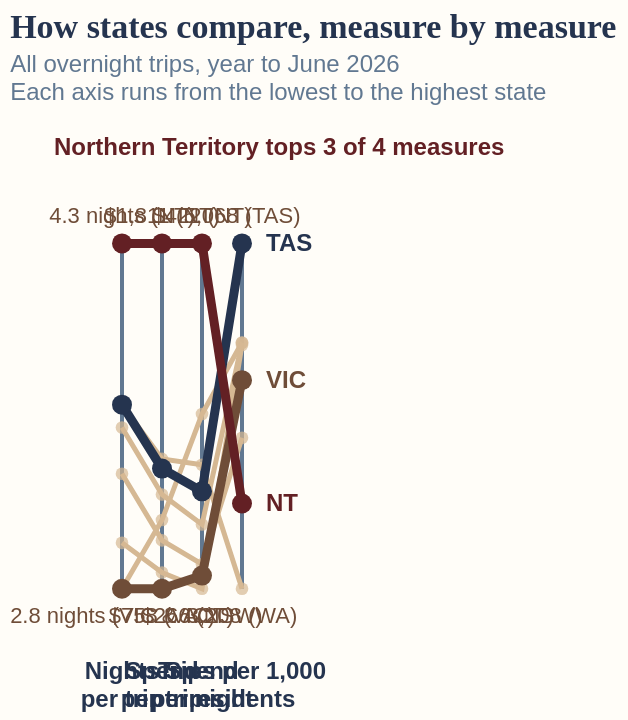

Describe this chart as a Vega-Lite specification.
### Vega-Lite specification from a JSON file in a GitHub repository (floating-point values rounded to 4 significant figures)
{"$schema": "https://vega.github.io/schema/vega-lite/v5.json", "title": {"text": "How states compare, measure by measure", "subtitle": ["All overnight trips, year to June 2026", "Each axis runs from the lowest to the highest state"]}, "width": "container", "height": 360, "autosize": {"type": "fit-x", "contains": "padding"}, "config": {"font": "\"Public Sans\", Arial, Helvetica, sans-serif", "background": "#FFFDF8", "view": {"stroke": null}, "axis": {"labelFont": "\"Public Sans\", Arial, Helvetica, sans-serif", "titleFont": "\"Public Sans\", Arial, Helvetica, sans-serif", "labelFontSize": 12, "titleFontSize": 12, "labelColor": "#25344F", "titleColor": "#25344F", "domainColor": "#617891", "tickColor": "#617891", "gridColor": "#E6DCCB"}, "legend": {"labelFont": "\"Public Sans\", Arial, Helvetica, sans-serif", "titleFont": "\"Public Sans\", Arial, Helvetica, sans-serif", "labelFontSize": 12, "titleFontSize": 12, "labelColor": "#25344F", "titleColor": "#25344F"}, "title": {"font": "Fraunces, Georgia, \"Times New Roman\", serif", "fontSize": 17, "fontWeight": "bold", "anchor": "start", "color": "#25344F", "subtitleFont": "\"Public Sans\", Arial, Helvetica, sans-serif", "subtitleFontSize": 12, "subtitleColor": "#617891", "subtitlePadding": 4, "offset": 10}}, "data": {"values": [{"abbr": "NSW", "state": "New South Wales", "label": "Nights|per trip", "measure": "Nights per trip", "scaled": 13.3, "real": "3.0 nights", "hl": 0}, {"abbr": "VIC", "state": "Victoria", "label": "Nights|per trip", "measure": "Nights per trip", "scaled": 0.0, "real": "2.8 nights", "hl": 1}, {"abbr": "QLD", "state": "Queensland", "label": "Nights|per trip", "measure": "Nights per trip", "scaled": 46.7, "real": "3.5 nights", "hl": 0}, {"abbr": "SA", "state": "South Australia", "label": "Nights|per trip", "measure": "Nights per trip", "scaled": 33.3, "real": "3.3 nights", "hl": 0}, {"abbr": "WA", "state": "Western Australia", "label": "Nights|per trip", "measure": "Nights per trip", "scaled": 53.3, "real": "3.6 nights", "hl": 0}, {"abbr": "TAS", "state": "Tasmania", "label": "Nights|per trip", "measure": "Nights per trip", "scaled": 53.3, "real": "3.6 nights", "hl": 1}, {"abbr": "NT", "state": "Northern Territory", "label": "Nights|per trip", "measure": "Nights per trip", "scaled": 100.0, "real": "4.3 nights", "hl": 1}, {"abbr": "ACT", "state": "Australian Capital Territory", "label": "Nights|per trip", "measure": "Nights per trip", "scaled": 0.0, "real": "2.8 nights", "hl": 0}, {"abbr": "NSW", "state": "New South Wales", "label": "Spend|per trip", "measure": "Spend per trip", "scaled": 4.7, "real": "$808", "hl": 0}, {"abbr": "VIC", "state": "Victoria", "label": "Spend|per trip", "measure": "Spend per trip", "scaled": 0.0, "real": "$758", "hl": 1}, {"abbr": "QLD", "state": "Queensland", "label": "Spend|per trip", "measure": "Spend per trip", "scaled": 27.3, "real": "$1,045", "hl": 0}, {"abbr": "SA", "state": "South Australia", "label": "Spend|per trip", "measure": "Spend per trip", "scaled": 14.0, "real": "$905", "hl": 0}, {"abbr": "WA", "state": "Western Australia", "label": "Spend|per trip", "measure": "Spend per trip", "scaled": 37.6, "real": "$1,154", "hl": 0}, {"abbr": "TAS", "state": "Tasmania", "label": "Spend|per trip", "measure": "Spend per trip", "scaled": 34.8, "real": "$1,124", "hl": 1}, {"abbr": "NT", "state": "Northern Territory", "label": "Spend|per trip", "measure": "Spend per trip", "scaled": 100.0, "real": "$1,811", "hl": 1}, {"abbr": "ACT", "state": "Australian Capital Territory", "label": "Spend|per trip", "measure": "Spend per trip", "scaled": 19.9, "real": "$968", "hl": 0}, {"abbr": "NSW", "state": "New South Wales", "label": "Spend|per night", "measure": "Spend per night", "scaled": 0.0, "real": "$266", "hl": 0}, {"abbr": "VIC", "state": "Victoria", "label": "Spend|per night", "measure": "Spend per night", "scaled": 3.8, "real": "$272", "hl": 1}, {"abbr": "QLD", "state": "Queensland", "label": "Spend|per night", "measure": "Spend per night", "scaled": 18.6, "real": "$295", "hl": 0}, {"abbr": "SA", "state": "South Australia", "label": "Spend|per night", "measure": "Spend per night", "scaled": 7.1, "real": "$277", "hl": 0}, {"abbr": "WA", "state": "Western Australia", "label": "Spend|per night", "measure": "Spend per night", "scaled": 35.9, "real": "$322", "hl": 0}, {"abbr": "TAS", "state": "Tasmania", "label": "Spend|per night", "measure": "Spend per night", "scaled": 28.2, "real": "$310", "hl": 1}, {"abbr": "NT", "state": "Northern Territory", "label": "Spend|per night", "measure": "Spend per night", "scaled": 100.0, "real": "$422", "hl": 1}, {"abbr": "ACT", "state": "Australian Capital Territory", "label": "Spend|per night", "measure": "Spend per night", "scaled": 50.6, "real": "$345", "hl": 0}, {"abbr": "NSW", "state": "New South Wales", "label": "Trips per 1,000|residents", "measure": "Trips per 1,000 residents", "scaled": 70.6, "real": "4,521", "hl": 0}, {"abbr": "VIC", "state": "Victoria", "label": "Trips per 1,000|residents", "measure": "Trips per 1,000 residents", "scaled": 60.4, "real": "4,332", "hl": 1}, {"abbr": "QLD", "state": "Queensland", "label": "Trips per 1,000|residents", "measure": "Trips per 1,000 residents", "scaled": 71.2, "real": "4,532", "hl": 0}, {"abbr": "SA", "state": "South Australia", "label": "Trips per 1,000|residents", "measure": "Trips per 1,000 residents", "scaled": 43.7, "real": "4,021", "hl": 0}, {"abbr": "WA", "state": "Western Australia", "label": "Trips per 1,000|residents", "measure": "Trips per 1,000 residents", "scaled": 0.0, "real": "3,208", "hl": 0}, {"abbr": "TAS", "state": "Tasmania", "label": "Trips per 1,000|residents", "measure": "Trips per 1,000 residents", "scaled": 100.0, "real": "5,068", "hl": 1}, {"abbr": "NT", "state": "Northern Territory", "label": "Trips per 1,000|residents", "measure": "Trips per 1,000 residents", "scaled": 24.7, "real": "3,667", "hl": 1}, {"abbr": "ACT", "state": "Australian Capital Territory", "label": "Trips per 1,000|residents", "measure": "Trips per 1,000 residents", "scaled": 71.3, "real": "4,535", "hl": 0}]}, "encoding": {"x": {"field": "label", "type": "ordinal", "sort": ["Nights|per trip", "Spend|per trip", "Spend|per night", "Trips per 1,000|residents"], "title": null, "scale": {"padding": 0.6}, "axis": {"orient": "bottom", "labelAngle": 0, "domain": false, "ticks": false, "labelExpr": "split(datum.value, '|')", "labelPadding": 8, "labelFontSize": 12, "labelFontWeight": "bold"}}}, "layer": [{"data": {"values": [{"label": "Nights|per trip", "lo": 0, "hi": 100}, {"label": "Spend|per trip", "lo": 0, "hi": 100}, {"label": "Spend|per night", "lo": 0, "hi": 100}, {"label": "Trips per 1,000|residents", "lo": 0, "hi": 100}]}, "mark": {"type": "rule", "color": "#617891", "strokeWidth": 2}, "encoding": {"y": {"type": "quantitative", "scale": {"domain": [-16, 134]}, "axis": null, "field": "lo"}, "y2": {"field": "hi"}}}, {"transform": [{"filter": "datum.hl == 0"}], "mark": {"type": "line", "color": "#D5B893", "strokeWidth": 2.5}, "encoding": {"y": {"type": "quantitative", "scale": {"domain": [-16, 134]}, "axis": null, "field": "scaled"}, "detail": {"field": "abbr", "type": "nominal"}}}, {"transform": [{"filter": "datum.hl == 0"}], "mark": {"type": "point", "color": "#D5B893", "filled": true, "size": 40}, "encoding": {"y": {"type": "quantitative", "scale": {"domain": [-16, 134]}, "axis": null, "field": "scaled"}, "tooltip": [{"field": "state", "title": "State"}, {"field": "measure", "title": "Measure"}, {"field": "real", "title": "Value"}]}}, {"transform": [{"filter": "datum.hl == 1"}], "mark": {"type": "line", "strokeWidth": 4.5, "point": {"filled": true, "size": 100}}, "encoding": {"y": {"type": "quantitative", "scale": {"domain": [-16, 134]}, "axis": null, "field": "scaled"}, "color": {"field": "abbr", "type": "nominal", "legend": null, "scale": {"domain": ["NT", "TAS", "VIC"], "range": ["#632024", "#25344F", "#6F4D38"]}}, "tooltip": [{"field": "state", "title": "State"}, {"field": "measure", "title": "Measure"}, {"field": "real", "title": "Value"}]}}, {"transform": [{"filter": "datum.hl == 1 && datum.label == 'Trips per 1,000|residents'"}], "mark": {"type": "text", "align": "left", "dx": 12, "fontSize": 12, "fontWeight": "bold", "font": "\"Public Sans\", Arial, Helvetica, sans-serif"}, "encoding": {"y": {"type": "quantitative", "scale": {"domain": [-16, 134]}, "axis": null, "field": "scaled"}, "color": {"field": "abbr", "type": "nominal", "legend": null, "scale": {"domain": ["NT", "TAS", "VIC"], "range": ["#632024", "#25344F", "#6F4D38"]}}, "text": {"field": "abbr", "type": "nominal"}}}, {"data": {"values": [{"label": "Nights|per trip", "y": 100, "t": "4.3 nights (NT)"}, {"label": "Spend|per trip", "y": 100, "t": "$1,811 (NT)"}, {"label": "Spend|per night", "y": 100, "t": "$422 (NT)"}, {"label": "Trips per 1,000|residents", "y": 100, "t": "5,068 (TAS)"}]}, "mark": {"type": "text", "baseline": "bottom", "dy": -8, "fontSize": 11, "color": "#6F4D38", "font": "\"Public Sans\", Arial, Helvetica, sans-serif"}, "encoding": {"y": {"type": "quantitative", "scale": {"domain": [-16, 134]}, "axis": null, "field": "y"}, "text": {"field": "t", "type": "nominal"}}}, {"data": {"values": [{"label": "Nights|per trip", "y": 0, "t": "2.8 nights (VIC & ACT)"}, {"label": "Spend|per trip", "y": 0, "t": "$758 (VIC)"}, {"label": "Spend|per night", "y": 0, "t": "$266 (NSW)"}, {"label": "Trips per 1,000|residents", "y": 0, "t": "3,208 (WA)"}]}, "mark": {"type": "text", "baseline": "top", "dy": 8, "fontSize": 11, "color": "#6F4D38", "font": "\"Public Sans\", Arial, Helvetica, sans-serif"}, "encoding": {"y": {"type": "quantitative", "scale": {"domain": [-16, 134]}, "axis": null, "field": "y"}, "text": {"field": "t", "type": "nominal"}}}, {"data": {"values": [{"label": "Nights|per trip", "y": 128, "t": "Northern Territory tops 3 of 4 measures"}]}, "mark": {"type": "text", "align": "left", "dx": -34, "fontSize": 12, "fontWeight": "bold", "color": "#632024", "font": "\"Public Sans\", Arial, Helvetica, sans-serif"}, "encoding": {"y": {"type": "quantitative", "scale": {"domain": [-16, 134]}, "axis": null, "field": "y"}, "text": {"field": "t", "type": "nominal"}}}]}
